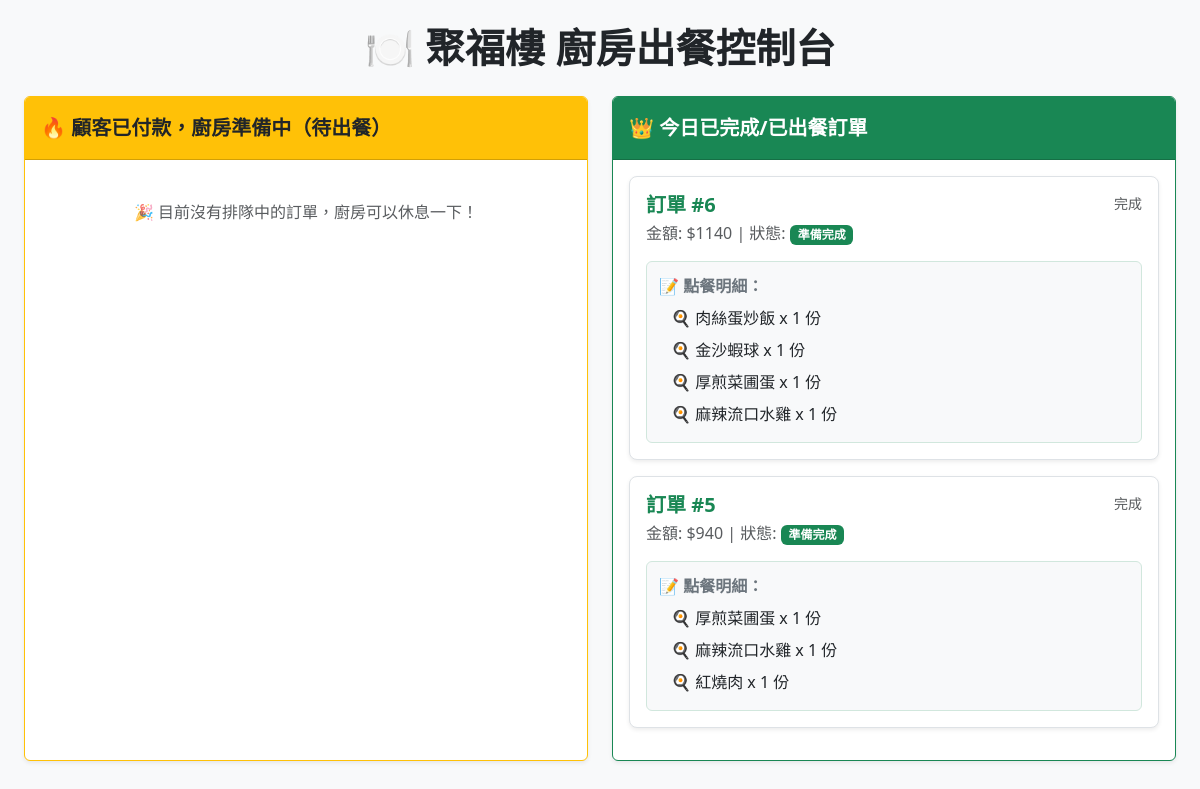
/kitchen/, run on an earlier commit of the app's database.
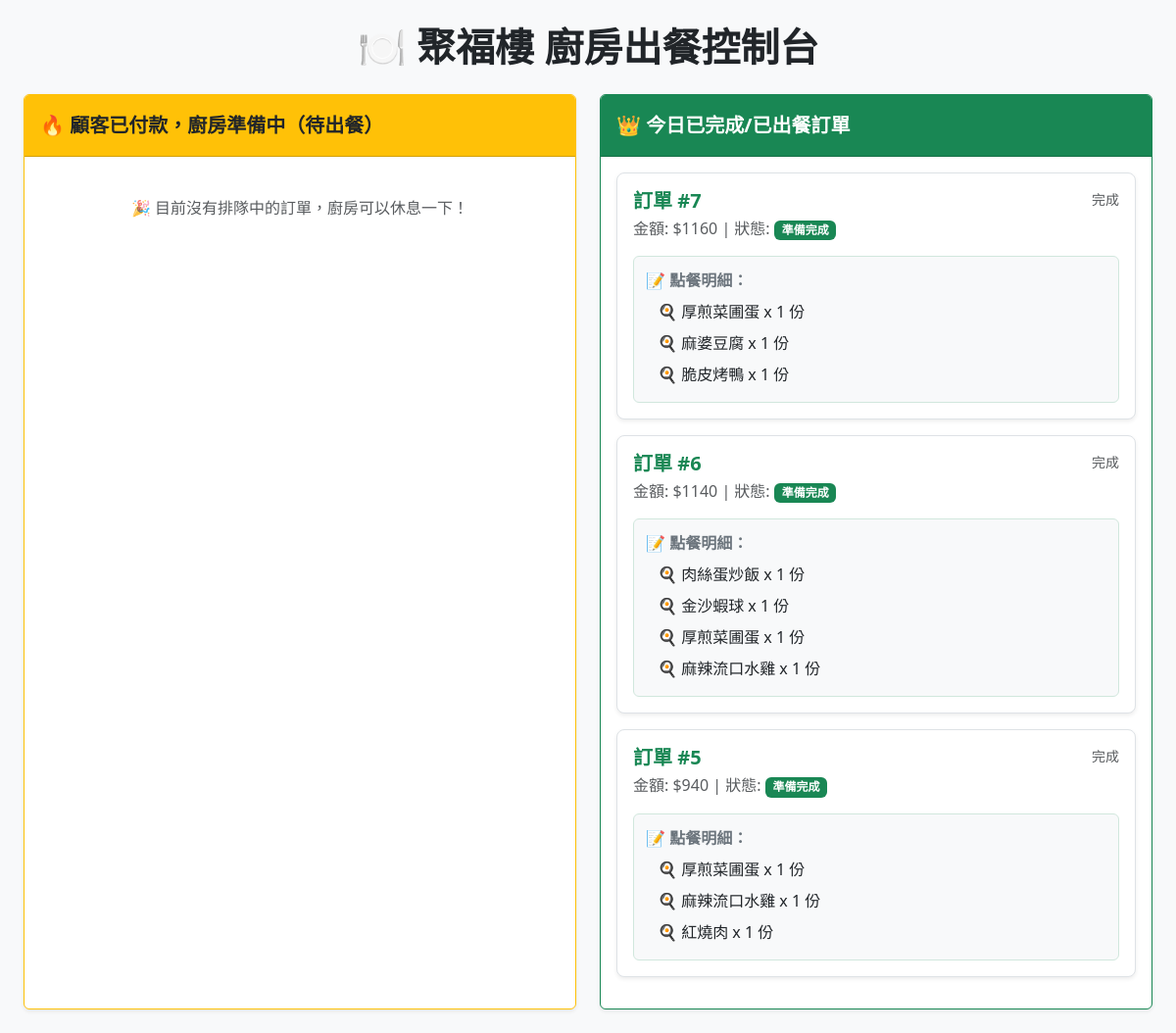
And on a later commit of the database.
### myapp/models.py (models this page shows)
class Order(models.Model):
    STATUS_CHOICES =[
        ('pending','未付款'),
        ('paid','已付款/準備中'),
        ('completed','已完成'),
        ('cancelled','已取消'),
    ]
    member = models.ForeignKey(CustomMember,on_delete=models.CASCADE,verbose_name="會員")
    total_amount= models.IntegerField(verbose_name="總金額")
    status = models.CharField(max_length=20,choices=STATUS_CHOICES,default='pending',verbose_name='頂單狀態')
    created_at = models.DateTimeField(auto_created=True,verbose_name='訂單時間')
    merchant_trade_no = models.CharField(max_length=50,unique=True,blank=True,null=True)
    pickup_time = models.DateTimeField(blank=False, null=False, default=timezone.now,verbose_name="預約取餐時間")
    created_at = models.DateTimeField(auto_now_add=True)

class OrderItem(models.Model):
    order =models.ForeignKey(Order,on_delete=models.CASCADE,related_name='items',verbose_name='訂單')
    item_name=models.CharField(max_length=100,verbose_name="餐點名稱(快照)")
    price = models.IntegerField(verbose_name="購買時價格")
    quantity = models.PositiveIntegerField(verbose_name="數量")

### myapp/views.py (the view)
# urls.py: path('kitchen/', views.kitchen_dashboard, name='kitchen_dashboard'),
def kitchen_dashboard(request):
    preparing_orders = Order.objects.filter(status='paid').prefetch_related('items').order_by('created_at')
    completed_orders = Order.objects.filter(status='completed').prefetch_related('items').order_by('-id')[:10]
    context = {
        'preparing_orders': preparing_orders,
        'completed_orders': completed_orders,
    }
    return render(request, 'kitchen_dashboard.html', context)

### templates/kitchen_dashboard.html (shortened to what the changed rows need)
{% load static %}
<!DOCTYPE html>
<html lang="zh-TW">
<head>
    <link href="https://cdn.jsdelivr.net/npm/bootstrap@5.3.0/dist/css/bootstrap.min.css" rel="stylesheet">
    <link rel="stylesheet" href="{% static 'css/kitchen_dashboard.css' %}">
</head>
<body class="bg-light">
    <div class="container-fluid dashboard-container">
        <h1 class="dashboard-title">🍽️ 聚福樓 廚房出餐控制台</h1>
        <div class="row g-4">
            <div class="col-md-6">
                <div class="card shadow-sm border-success dashboard-card-wrapper">
                    <div class="card-body p-3">
                        {% if completed_orders %}
                            {% for order in completed_orders %}
                                <div class="order-sub-card">
                                    <div class="card-body p-3">
                                        <div class="d-flex w-100 justify-content-between align-items-start mb-2">
                                            <div>
                                                <h5 class="mb-1 fw-bold text-success">訂單 #{{ order.id }}</h5>
                                                <p class="mb-1 text-muted">金額: ${{ order.total_amount }} | 狀態: <span class="badge bg-success">準備完成</span></p>
                                            </div>
                                            <small class="text-muted">{{ order.updated_at|date:"H:i:s" }} 完成</small>
                                        </div>
                                        <div class="details-box details-box-success">
                                            <strong class="text-secondary">📝 點餐明細：</strong>
                                            <ul class="details-list mt-1">
                                                {% for item in order.items.all %}
                                                    <li>
                                                        🍳 {{ item.item_name }} x {{ item.quantity }} 份
                                                    </li>
                                                {% empty %}
                                                    <li class="text-muted">（無菜品資料）</li>
                                                {% endfor %}
                                            </ul>
                                        </div>
                                    </div>
                                </div>
                            {% endfor %}
                        {% else %}
                            <p class="text-center text-muted py-4">今天還沒有點餐完成的紀錄唷。</p>
                        {% endif %}
                    </div>
                </div>
            </div>
        </div>
    </div>
</body>
</html>

What changed in the data, as far as the page shows it:
added Order: id "7", total_amount "1160"
added OrderItem: item_name "厚煎菜圃蛋", quantity "1", shown under "7"
added OrderItem: item_name "麻婆豆腐", quantity "1", shown under "7"
added OrderItem: item_name "脆皮烤鴨", quantity "1", shown under "7"
